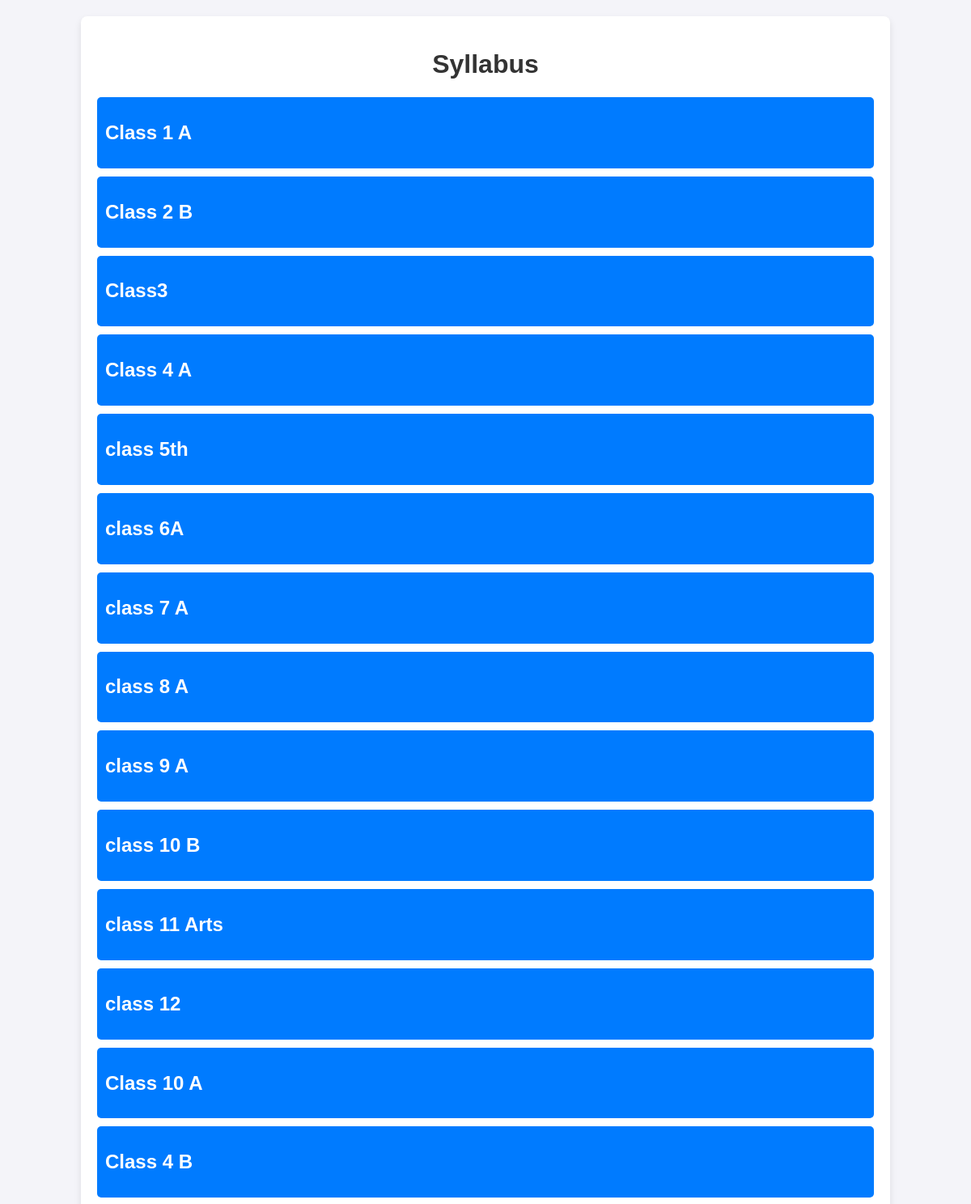
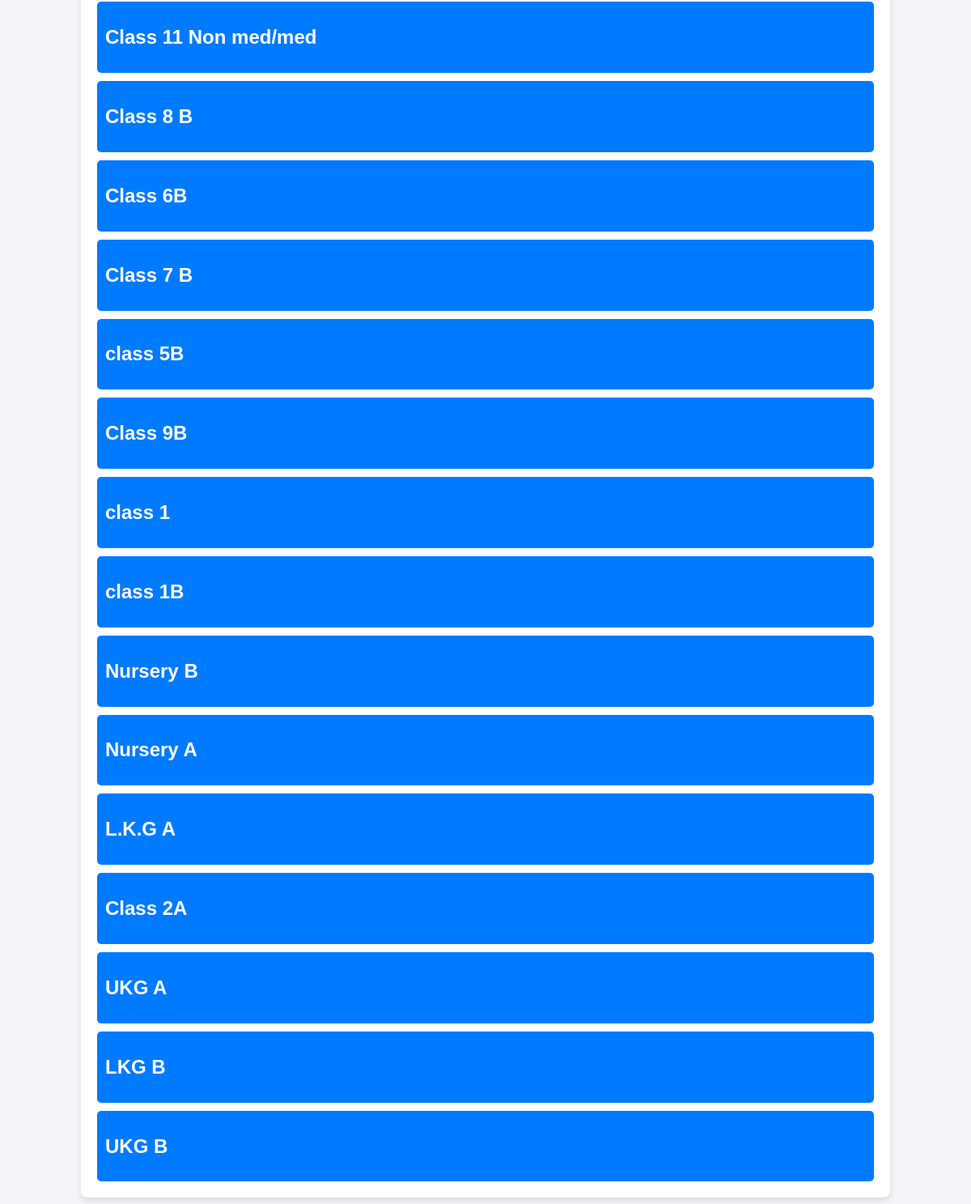
Page /syllabus/ on the committed database (2 pictures, top to bottom).
### webportal/models.py (models this page shows, shortened)
class SchoolClass(models.Model):
    class_name = models.CharField(max_length=255, help_text="The name of the class (e.g., 'Class1,Class2')")
    class_image = models.ImageField(upload_to='class_images/', help_text="Image representing the class")
    age_group = models.CharField(max_length=50, help_text="Age group for the class (e.g., '3-5 Years')")
    capacity = models.IntegerField(help_text="Maximum capacity of students in the class")
    class_teacher = models.ForeignKey(
        'Teacher',
        on_delete=models.SET_NULL,
        null=True,
        blank=True,
        related_name='class_teacher_for'
    )
    created_at = models.DateTimeField(auto_now_add=True)
    updated_at = models.DateTimeField(auto_now=True)

### webportal/views.py (the view)
# urls.py: path('syllabus/', views.syllabus, name='syllabus'),
def syllabus(request):
    schoolclass = SchoolClass.objects.prefetch_related('subjects').all()
    return render(request, 'webportal/syllabus.html', {'schoolclass': schoolclass})

### webportal/templates/webportal/syllabus.html (shortened to what this page needs)
{% load static %}
<!DOCTYPE html>
<html lang="en">
<head>
    <link rel="stylesheet" href="{% static 'webportal/css/syllabus.css' %}">
</head>
<body>
    <div class="container">
        <h1>Syllabus</h1>
        <div class="class-list">
            {% for school_class in schoolclass %}
            <div class="class-item">
                <h2 onclick="toggleSubjects('{{ school_class.id }}')">{{ school_class.class_name }}</h2>
            </div>
            {% endfor %}
        </div>
    </div>
</body>
</html>

### webportal/static/webportal/css/syllabus.css (style rules this page uses)
body { font-family: Arial, sans-serif; margin: 0; padding: 0; background-color: #f4f4f9; }
.container { width: 80%; margin: 20px auto; background: #fff; padding: 20px; border-radius: 8px; box-shadow: 0 4px 8px rgba(0, 0, 0, 0.1); }
h1 { text-align: center; color: #333; }
.class-list { display: flex; flex-direction: column; gap: 10px; }
.class-item { padding: 10px; background-color: #007bff; color: #fff; border-radius: 5px; cursor: pointer; text-align: left; }

### rows in the picture
SchoolClass: class_name "Class 1 A"
SchoolClass: class_name "Class 2 B"
SchoolClass: class_name "Class3"
SchoolClass: class_name "Class 4 A"
SchoolClass: class_name "class 5th"
SchoolClass: class_name "class 6A"
SchoolClass: class_name "class 7 A"
SchoolClass: class_name "class 8 A"
SchoolClass: class_name "class 9 A"
SchoolClass: class_name "class 10 B"
SchoolClass: class_name "class 11 Arts"
SchoolClass: class_name "class 12"
SchoolClass: class_name "Class 10 A"
SchoolClass: class_name "Class 4 B"
SchoolClass: class_name "Class 11 Non med/med"
SchoolClass: class_name "Class 8 B"
SchoolClass: class_name "Class 6B"
SchoolClass: class_name "Class 7 B"
SchoolClass: class_name "class 5B"
SchoolClass: class_name "Class 9B"
SchoolClass: class_name "class 1"
SchoolClass: class_name "class 1B"
SchoolClass: class_name "Nursery B"
SchoolClass: class_name "Nursery A"
SchoolClass: class_name "L.K.G A"
SchoolClass: class_name "Class 2A"
SchoolClass: class_name "UKG A"
SchoolClass: class_name "LKG B"
SchoolClass: class_name "UKG B"
